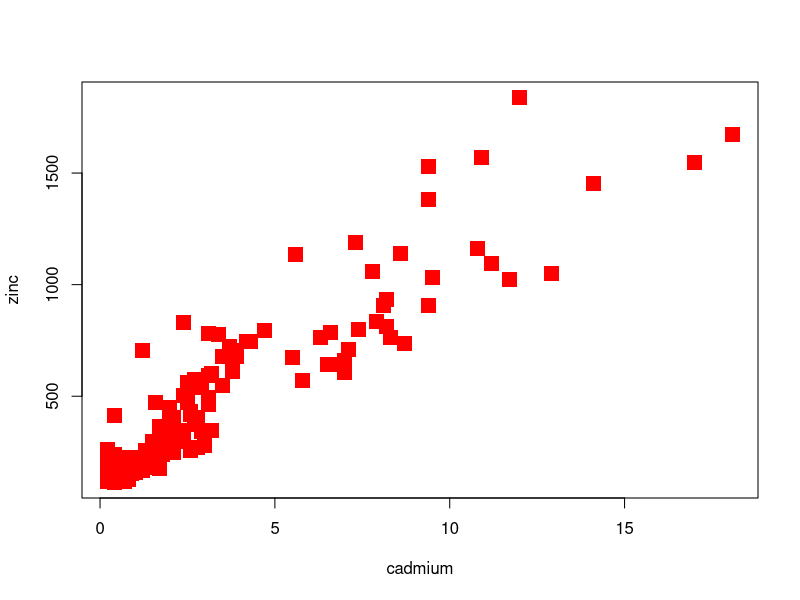
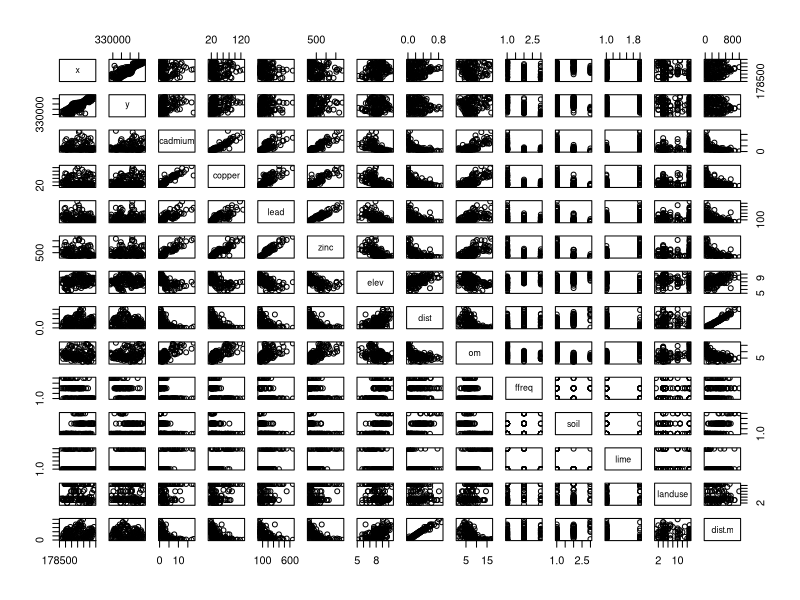
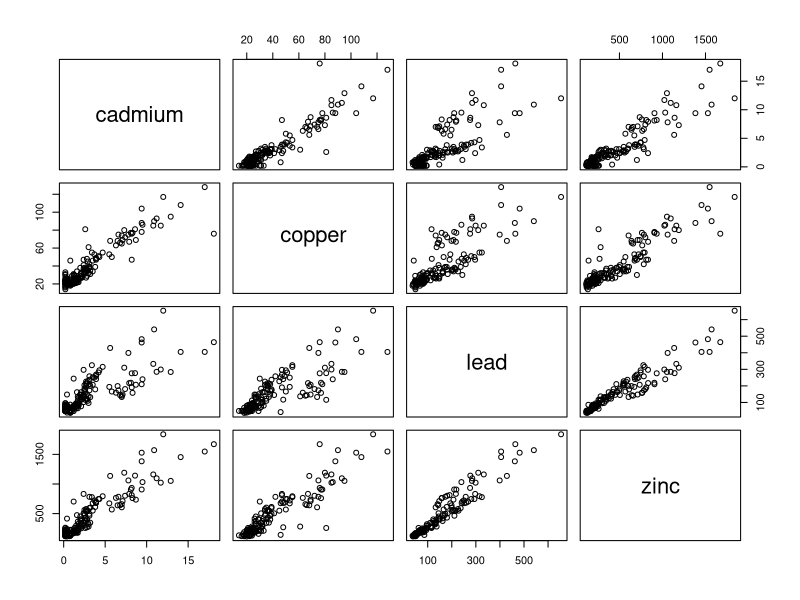
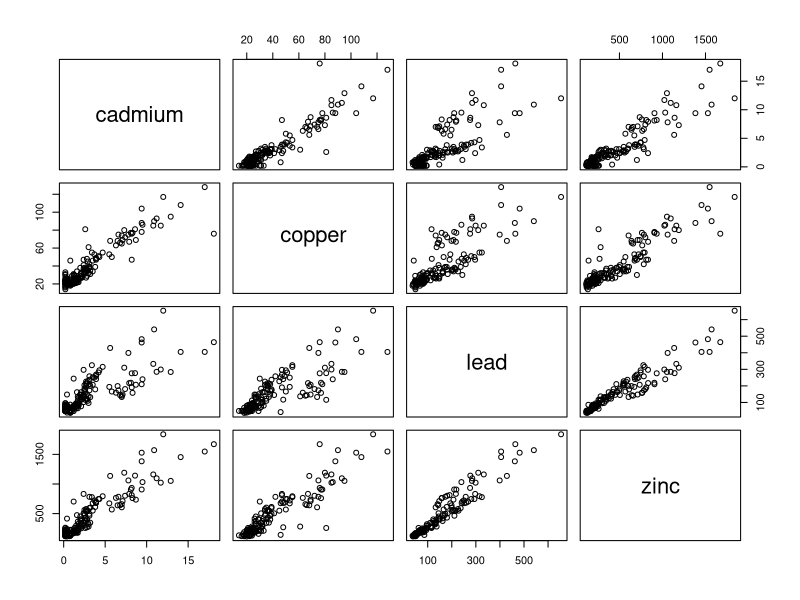
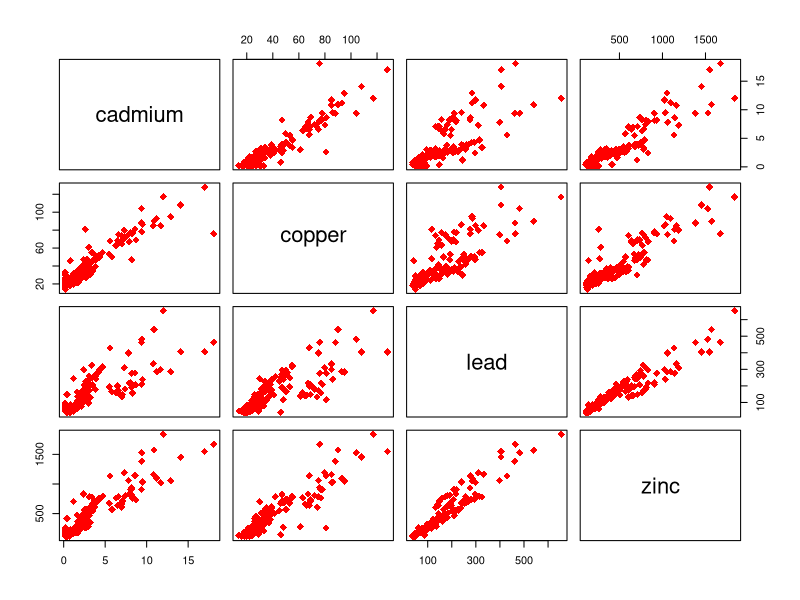
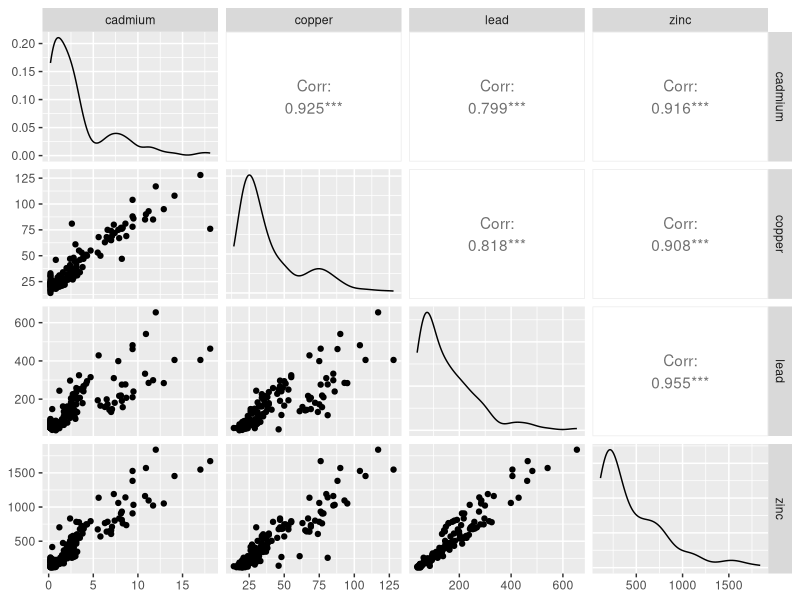

The R source for these figures, in order:
### Multipanel in R: the second lecture of monitoring Ecosystems

install.packages("sp")
install.packages("GGally") # this is used for the function ggpairs()

library(sp) # require(sp) will also do the job
library(GGally)

data(meuse) # there is a dataset available named meuse

attach(meuse)

# Exercise: see the names of the variables and plot cadmium versus zinc
# There are two ways to se the names of the variables:
names(meuse)
head(meuse)
plot(cadmium,zinc,pch=15,col="red",cex=2)

# Exercise: make all the possible paiwis plots of the dataset
# plot(x,cadmium)
# plot(x,zinc)
# plot....
# plot is not a good idea!
pairs(meuse)

# in case you receive the error "the sizze is too large" reshape with the mouse the graph window and relaunch the code

pairs(~ cadmium + copper + lead + zinc, data=meuse)

pairs(meuse[,3:6])

# Exercise: prettify this graph
pairs(meuse[,3:6], col="red", pch=18, cex=1.5)

# GGally package will prettify the graph
ggpairs(meuse[,3:6])
